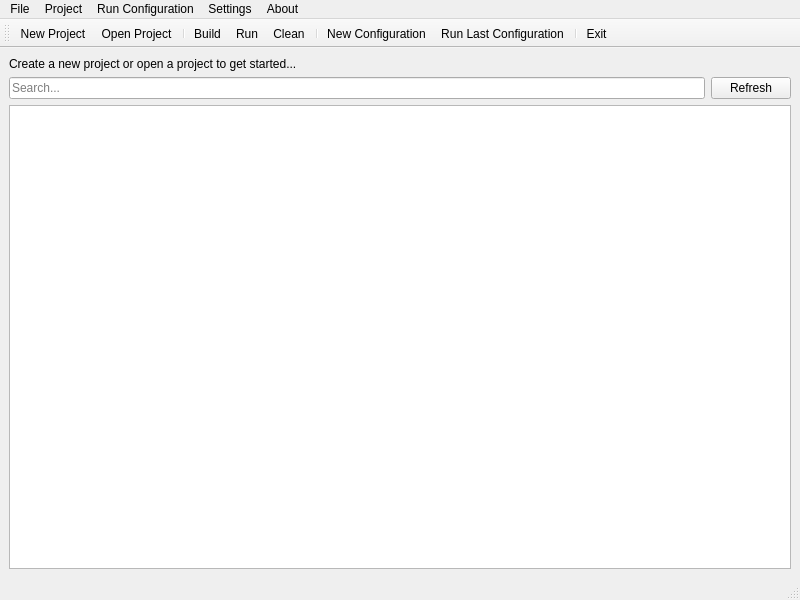
<?xml version="1.0" encoding="UTF-8"?>
<ui version="4.0">
 <class>MainWindow</class>
 <widget class="QMainWindow" name="MainWindow">
  <property name="geometry">
   <rect>
    <x>0</x>
    <y>0</y>
    <width>800</width>
    <height>600</height>
   </rect>
  </property>
  <property name="windowTitle">
   <string>MainWindow</string>
  </property>
  <widget class="QWidget" name="centralwidget">
   <layout class="QHBoxLayout" name="horizontalLayout">
    <item>
     <layout class="QVBoxLayout" name="verticalLayout">
      <property name="sizeConstraint">
       <enum>QLayout::SizeConstraint::SetDefaultConstraint</enum>
      </property>
      <item>
       <widget class="QLabel" name="projectOpenedLabel">
        <property name="text">
         <string>Create a new project or open a project to get started...</string>
        </property>
       </widget>
      </item>
      <item>
       <layout class="QHBoxLayout" name="horizontalLayout_3">
        <item>
         <widget class="QLineEdit" name="searchBar">
          <property name="placeholderText">
           <string>Search...</string>
          </property>
         </widget>
        </item>
        <item>
         <widget class="QPushButton" name="pushButton">
          <property name="text">
           <string>Refresh</string>
          </property>
         </widget>
        </item>
       </layout>
      </item>
      <item>
       <widget class="QTreeView" name="treeView">
        <property name="sizePolicy">
         <sizepolicy hsizetype="Expanding" vsizetype="Expanding">
          <horstretch>0</horstretch>
          <verstretch>0</verstretch>
         </sizepolicy>
        </property>
       </widget>
      </item>
     </layout>
    </item>
   </layout>
  </widget>
  <widget class="QMenuBar" name="menubar">
   <property name="geometry">
    <rect>
     <x>0</x>
     <y>0</y>
     <width>800</width>
     <height>23</height>
    </rect>
   </property>
   <widget class="QMenu" name="menuFile">
    <property name="title">
     <string>File</string>
    </property>
    <addaction name="actionNew_Project"/>
    <addaction name="actionOpen_Project"/>
    <addaction name="separator"/>
    <addaction name="actionExit"/>
   </widget>
   <widget class="QMenu" name="menuProject">
    <property name="title">
     <string>Project</string>
    </property>
    <addaction name="actionBuild"/>
    <addaction name="actionRun"/>
    <addaction name="actionClean"/>
   </widget>
   <widget class="QMenu" name="menuRun_Configuration">
    <property name="title">
     <string>Run Configuration</string>
    </property>
    <addaction name="actionNew_Configuration"/>
    <addaction name="actionRun_Last_Configuration"/>
   </widget>
   <widget class="QMenu" name="menuSettings">
    <property name="title">
     <string>Settings</string>
    </property>
    <addaction name="actionConfigure_editor"/>
   </widget>
   <widget class="QMenu" name="menuAbout">
    <property name="title">
     <string>About</string>
    </property>
    <addaction name="actionAbout_ProjmanQt"/>
   </widget>
   <addaction name="menuFile"/>
   <addaction name="menuProject"/>
   <addaction name="menuRun_Configuration"/>
   <addaction name="menuSettings"/>
   <addaction name="menuAbout"/>
  </widget>
  <widget class="QStatusBar" name="statusbar"/>
  <widget class="QToolBar" name="toolBar">
   <property name="windowTitle">
    <string>toolBar</string>
   </property>
   <attribute name="toolBarArea">
    <enum>TopToolBarArea</enum>
   </attribute>
   <attribute name="toolBarBreak">
    <bool>false</bool>
   </attribute>
   <addaction name="actionNew_Project"/>
   <addaction name="actionOpen_Project"/>
   <addaction name="separator"/>
   <addaction name="actionBuild"/>
   <addaction name="actionRun"/>
   <addaction name="actionClean"/>
   <addaction name="separator"/>
   <addaction name="actionNew_Configuration"/>
   <addaction name="actionRun_Last_Configuration"/>
   <addaction name="separator"/>
   <addaction name="actionExit"/>
  </widget>
  <action name="actionNew_Project">
   <property name="icon">
    <iconset theme="QIcon::ThemeIcon::FolderNew"/>
   </property>
   <property name="text">
    <string>New Project</string>
   </property>
  </action>
  <action name="actionOpen_Project">
   <property name="icon">
    <iconset theme="QIcon::ThemeIcon::FolderOpen"/>
   </property>
   <property name="text">
    <string>Open Project</string>
   </property>
  </action>
  <action name="actionExit">
   <property name="icon">
    <iconset theme="QIcon::ThemeIcon::ApplicationExit"/>
   </property>
   <property name="text">
    <string>Exit</string>
   </property>
   <property name="shortcut">
    <string>Ctrl+Q</string>
   </property>
  </action>
  <action name="actionBuild">
   <property name="icon">
    <iconset theme="preferences-system"/>
   </property>
   <property name="text">
    <string>Build</string>
   </property>
  </action>
  <action name="actionRun">
   <property name="icon">
    <iconset theme="QIcon::ThemeIcon::MediaPlaybackStart"/>
   </property>
   <property name="text">
    <string>Run</string>
   </property>
   <property name="shortcut">
    <string>Ctrl+R</string>
   </property>
  </action>
  <action name="actionClean">
   <property name="icon">
    <iconset theme="QIcon::ThemeIcon::EditClear"/>
   </property>
   <property name="text">
    <string>Clean</string>
   </property>
  </action>
  <action name="actionNew_Configuration">
   <property name="icon">
    <iconset theme="QIcon::ThemeIcon::ListAdd"/>
   </property>
   <property name="text">
    <string>New Configuration</string>
   </property>
  </action>
  <action name="actionRun_Last_Configuration">
   <property name="icon">
    <iconset theme="QIcon::ThemeIcon::DocumentOpenRecent"/>
   </property>
   <property name="text">
    <string>Run Last Configuration</string>
   </property>
  </action>
  <action name="actionConfigure_editor">
   <property name="icon">
    <iconset theme="QIcon::ThemeIcon::DocumentProperties"/>
   </property>
   <property name="text">
    <string>Configure editor</string>
   </property>
  </action>
  <action name="actionAbout_ProjmanQt">
   <property name="icon">
    <iconset theme="QIcon::ThemeIcon::HelpAbout"/>
   </property>
   <property name="text">
    <string>About ProjmanQt</string>
   </property>
  </action>
 </widget>
 <resources/>
 <connections/>
 <slots>
  <slot>currentProjectChanged()</slot>
 </slots>
</ui>
